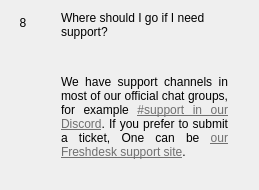
                  <widget class="QWidget" name="widgetFaq8" native="true">
                   <layout class="QHBoxLayout" name="horizontalpage_8" stretch="0,1">
                    <item alignment="Qt::AlignTop">
                     <widget class="QLabel" name="labelNumber8">
                      <property name="minimumSize">
                       <size>
                        <width>24</width>
                        <height>24</height>
                       </size>
                      </property>
                      <property name="maximumSize">
                       <size>
                        <width>16777215</width>
                        <height>24</height>
                       </size>
                      </property>
                      <property name="text">
                       <string>8</string>
                      </property>
                      <property name="alignment">
                       <set>Qt::AlignCenter</set>
                      </property>
                     </widget>
                    </item>
                    <item>
                     <layout class="QVBoxLayout" name="verticalLayoutpage_8">
                      <property name="leftMargin">
                       <number>20</number>
                      </property>
                      <property name="rightMargin">
                       <number>20</number>
                      </property>
                      <item>
                       <widget class="QLabel" name="labelSubtitle8">
                        <property name="text">
                         <string>Where should I go if I need support?</string>
                        </property>
                        <property name="wordWrap">
                         <bool>true</bool>
                        </property>
                       </widget>
                      </item>
                      <item>
                       <spacer name="verticalSpacer_80">
                        <property name="orientation">
                         <enum>Qt::Vertical</enum>
                        </property>
                        <property name="sizeType">
                         <enum>QSizePolicy::Fixed</enum>
                        </property>
                        <property name="sizeHint" stdset="0">
                         <size>
                          <width>20</width>
                          <height>30</height>
                         </size>
                        </property>
                       </spacer>
                      </item>
                      <item>
                       <widget class="QLabel" name="labelContent8">
                        <property name="text">
                         <string>
                           &lt;html&gt;&lt;head/&gt;&lt;body&gt;&lt;p align=&quot;justify&quot;&gt;
                           We have support channels in most of our official chat groups, for example
                           &lt;a style='color: #707070' href='https://discord.yepcoin.io'&gt;
                           #support in our Discord&lt;/a&gt;.
                           If you prefer to submit a ticket, One can be
                           &lt;a style='color: #707070' href='https://YEP.freshdesk.com'&gt;
                           our Freshdesk support site&lt;/a&gt;.
                           &lt;/p&gt;&lt;/body&gt;&lt;/html&gt;
                         </string>
                        </property>
                        <property name="alignment">
                         <set>Qt::AlignLeading|Qt::AlignLeft|Qt::AlignTop</set>
                        </property>
                        <property name="wordWrap">
                         <bool>true</bool>
                        </property>
                       </widget>
                      </item>
                      <item>
                       <spacer name="verticalSpacer_81">
                        <property name="orientation">
                         <enum>Qt::Vertical</enum>
                        </property>
                        <property name="sizeHint" stdset="0">
                         <size>
                          <width>20</width>
                          <height>20</height>
                         </size>
                        </property>
                       </spacer>
                      </item>
                     </layout>
                    </item>
                   </layout>
                  </widget>
